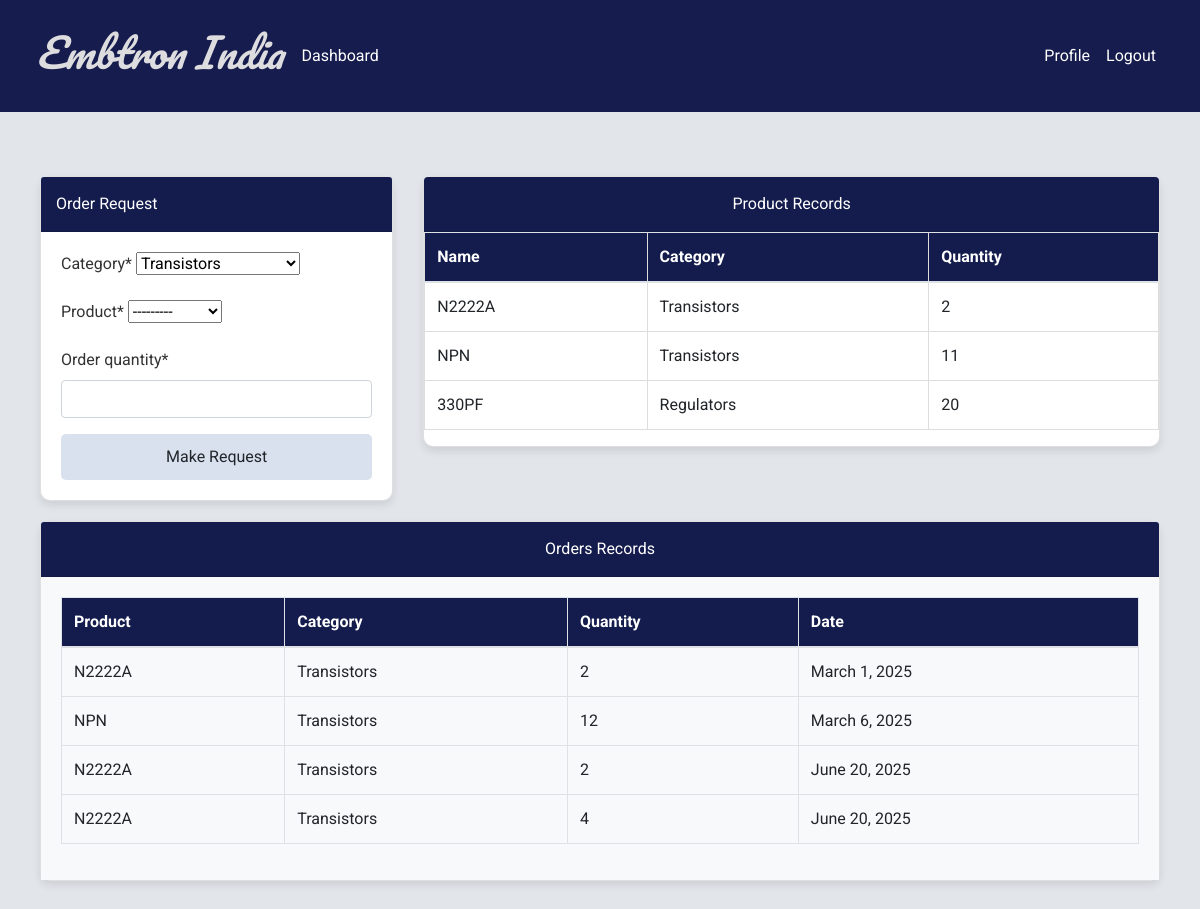
Before: /index/ (signed in) with the older database file.
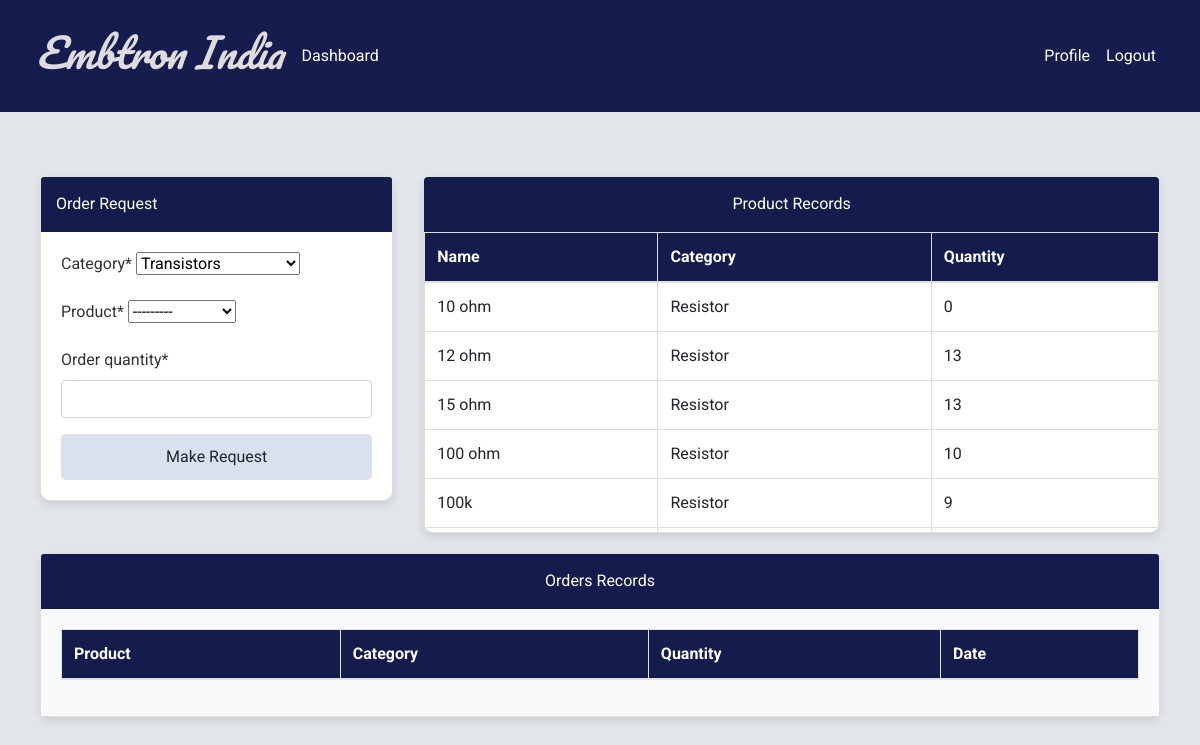
After: the same page with the newer database file.
### dashboard/models.py (models this page shows)
class Product(models.Model):
    name = models.CharField(max_length=255 , null=True)
    category = models.CharField(max_length=200, choices=CATEGORY)
    quantity= models.PositiveIntegerField(null=True)
    location_id = models.CharField(max_length=100, null=True, blank=True)  # Added field
    def __str__(self):
        return f'{self.name}-{self.quantity}'

class Order(models.Model):
    product = models.ForeignKey(Product,on_delete=models.CASCADE,null=True)
    staff = models.ForeignKey(User,models.CASCADE,null=True)
    order_quantity = models.PositiveIntegerField(null=True)
    date = models.DateField(auto_now_add=True)

### dashboard/views.py (the view)
# urls.py: path('index/', views.index, name='dashboard-index'),
@login_required(login_url='user-login')
def index(request):
    orders = Order.objects.all()
    products = Product.objects.all()
    orders_count=orders.count()
    product_count=products.count()
    workers_count = User.objects.all().count()
    products_with_sales = []
    for product in products:
        sales = Order.objects.filter(product=product).aggregate(total_sales=Sum('order_quantity'))['total_sales'] or 0
        products_with_sales.append({
            'name': product.name,
            'quantity': product.quantity,
            'sales': sales,
            'category': product.category.name if hasattr(product.category, 'name') else product.category  # Add this line
        })
    if request.method == 'POST':
        form = OrderForm(request.POST)
        if form.is_valid():
            instance = form.save(commit=False)
            instance.staff = request.user
            product = instance.product
            if product.quantity >= instance.order_quantity:
                instance.save()
                product.quantity -= instance.order_quantity
                product.save()  # Save the updated product
                messages.success(request, f'Order for {instance.order_quantity} of {product.name} has been placed.')
            else:
                messages.error(request, f'Not enough stock available for this product.')
    else:
        products = Product.objects.all()
        form = OrderForm()
    context = {
        'orders': orders,
        'form': form,
        'products':products_with_sales,
        'orders_count':orders_count,
        'product_count':product_count,
        'workers_count':workers_count,
    }
    return render(request, 'dashboard/index.html', context)

### dashboard/forms.py
class OrderForm(forms.ModelForm):
    CATEGORY = (
    ('Active', (
        ('Transistors', 'Transistors'),
        ('Resistor', 'Resistor'),
        ('Diodes', 'Diodes'),
        ('Microcontrollers', 'Microcontrollers'),
        ('OPAMPS', 'OPAMPS'),
        ('Regulators', 'Regulators'),
        ('Musfets', 'Musfets'),
        ('IGBTS', 'IGBTS'),
        ('BRIDGE Rectifiers', 'BRIDGE Rectifiers'),)),
    ('Electronics', (
        ('Computers', 'Computers'),
        ('Mobile Phones', 'Mobile Phones'),
        ('Accessories', 'Accessories'),
    )),
    ('Food', (
        ('Fruits', 'Fruits'),
        ('Vegetables', 'Vegetables'),
        ('Snacks', 'Snacks'),
    )),
)
    category = forms.ChoiceField(choices=CATEGORY, required=True)
    product = forms.ModelChoiceField(queryset=Product.objects.none(), required=True)
    class Meta:
        model = Order
        fields = ['category', 'product', 'order_quantity']
    def __init__(self, *args, **kwargs):
        super().__init__(*args, **kwargs)
        self.fields['product'].queryset = Product.objects.all()

### templates/dashboard/index.html (shortened to what the changed rows need)
{% extends 'partials/base.html' %}
{%block content%}
{% if user.is_authenticated and user.is_staff and user.is_superuser %}
{% include 'partials/topnav.html' %}
    <div class="container my-4">
        <div class="row">
            <div class="col-md-6 mb-4">
                <div class="bg-white p-3 rounded shadow pie-div">
                    <div class="d-flex justify-content-between align-items-center mb-3">
                        <h5 class="text-center mb-0">Product Sales</h5>
                        <div class="btn-group btn-group-sm" role="group">
                            <button type="button" class="btn btn-primary active" id="topSalesBtn">Top 5</button>
                            <button type="button" class="btn btn-outline-primary" id="leastSalesBtn">Least 5</button>
                        </div>
                    </div>
                    <canvas id="salesPieChart"></canvas>
                </div>
            </div>
            <div class="col-md-6 mb-4">
                <div class="bg-white p-3 rounded shadow chart-div">
                    <div class="d-flex justify-content-between align-items-center mb-3">
                        <h5 class="text-center mb-0">Product Quantity</h5>
                        <div class="btn-group btn-group-sm" role="group">
                            <button type="button" class="btn btn-primary active" id="topQuantityBtn">Top 5</button>
                            <button type="button" class="btn btn-outline-primary" id="leastQuantityBtn">Least 5</button>
                        </div>
                    </div>
                    <canvas id="quantityBarChart"></canvas>
                </div>
            </div>
        </div>
    </div>
    <script>
        // Prepare data from Django context
        const products = [
            {% for product in products %}
            {
                name: '{{ product.name|escapejs }}',
                quantity: {{ product.quantity }},
                sales: {{ product.sales|default:0 }}
            }{% if not forloop.last %},{% endif %}
            {% endfor %}
        ];
        // Filter out products with zero sales/quantity
        const validProducts = products.filter(p => p.sales > 0 || p.quantity > 0);
        // Sort products by sales (descending) and take top 5
        const top5BySales = [...validProducts]
            .sort((a, b) => b.sales - a.sales)
            .slice(0, 5);
        // Sort products by quantity (descending) and take top 5
        const top5ByQuantity = [...validProducts]
            .sort((a, b) => b.quantity - a.quantity)
            .slice(0, 5);
        // Sort products by sales (ascending) and take least 5
        const least5BySales = [...validProducts]
            .sort((a, b) => a.sales - b.sales)
            .slice(0, 5);
        // Sort products by quantity (ascending) and take least 5
        const least5ByQuantity = [...validProducts]
            .sort((a, b) => a.quantity - b.quantity)
            .slice(0, 5);
        // Chart instances
        let salesChart;
        let quantityChart;
        // Colors for charts
        const colors = [
            'rgba(255, 99, 132, 0.7)',
            'rgba(54, 162, 235, 0.7)',
            'rgba(255, 206, 86, 0.7)',
            'rgba(75, 192, 192, 0.7)',
            'rgba(153, 102, 255, 0.7)'
        ];
        // Initialize charts
        function initCharts() {
            // Sales Pie Chart
            salesChart = new Chart(document.getElementById('salesPieChart'), {
                type: 'pie',
                data: {
                    labels: top5BySales.map(p => p.name),
                    datasets: [{
                        label: 'Sales',
                        data: top5BySales.map(p => p.sales),
                        backgroundColor: colors
                    }]
                },
                options: {
                    responsive: true,
                    plugins: {
                        title: {
                            display: true,
                            text: 'Top 5 Products by Sales'
                        }
                    }
                }
            });
            // Quantity Bar Chart
            quantityChart = new Chart(document.getElementById('quantityBarChart'), {
                type: 'bar',
                data: {
                    labels: top5ByQuantity.map(p => p.name),
                    datasets: [{
                        label: 'Quantity',
                        data: top5ByQuantity.map(p => p.quantity),
                        backgroundColor: colors
                    }]
                },
                options: {
                    responsive: true,
                    plugins: {
                        title: {
                            display: true,
                            text: 'Top 5 Products by Quantity'
                        }
                    },
                    scales: {
                        yAxes: [{
                            ticks: { beginAtZero: true }
                        }]
                    }
                }
            });
        }
        // Update sales chart
        function updateSalesChart(data, title) {
            salesChart.data.labels = data.map(p => p.name);
            salesChart.data.datasets[0].data = data.map(p => p.sales);
            salesChart.options.plugins.title.text = title;
            salesChart.update();
        }
        // Update quantity chart
        function updateQuantityChart(data, title) {
            quantityChart.data.labels = data.map(p => p.name);
            quantityChart.data.datasets[0].data = data.map(p => p.quantity);
            quantityChart.options.plugins.title.text = title;
            quantityChart.update();
        }
        // Button event listeners
        document.getElementById('topSalesBtn').addEventListener('click', function() {
            this.classList.add('active');
            document.getElementById('leastSalesBtn').classList.remove('active');
            updateSalesChart(top5BySales, 'Top 5 Products by Sales');
        });
        document.getElementById('leastSalesBtn').addEventListener('click', function() {
            this.classList.add('active');
            document.getElementById('topSalesBtn').classList.remove('active');
            updateSalesChart(least5BySales, 'Least 5 Products by Sales');
        });
        document.getElementById('topQuantityBtn').addEventListener('click', function() {
            this.classList.add('active');
            document.getElementById('leastQuantityBtn').classList.remove('active');
            updateQuantityChart(top5ByQuantity, 'Top 5 Products by Quantity');
        });
        document.getElementById('leastQuantityBtn').addEventListener('click', function() {
            this.classList.add('active');
            document.getElementById('topQuantityBtn').classList.remove('active');
            updateQuantityChart(least5ByQuantity, 'Least 5 Products by Quantity');
        });
        // Initialize charts when page loads
        initCharts();
    </script>
    {% else %}
   {% include 'dashboard/staff_index.html' %}
    {% endif %}
{% endblock %}

### templates/dashboard/staff_index.html (shortened to what the changed rows need)
{% load crispy_forms_tags %}
<div class="container">
    <div>
        <div class="row mt-4">
            <div class="col-md-8">
                <div class="card">
                    <div class="table-responsive" style="max-height: 300px; overflow-y: auto;">
                        <table class="table" style="border-radius: 15px;">
                            <thead
                                style="position: sticky;color: black; top: 0; z-index: 2;background-color: rgb(183, 183, 246);">
                                <tr>
                                    <th style="position: sticky; top: 0; z-index: 2;background-color:rgb(20, 28, 77);" class=" text-white">Name
                                    </th>
                                    <th style="position: sticky; top: 0; z-index: 2;background-color: rgb(20, 28, 77);" class=" text-white">
                                        Category</th>
                                    <th style="position: sticky; top: 0; z-index: 2;background-color: rgb(20, 28, 77);" class=" text-white">
                                        Quantity</th>
                                </tr>
                            </thead>
                            <tbody>
                                {% for product in products %}
                                <tr>
                                    <td>{{ product.name }}</td>
                                    <td>{{ product.category }}</td>
                                    <td>{{ product.quantity }}</td>
                                </tr>
                                {% endfor %}
                            </tbody>
                        </table>
                    </div>
                </div>
            </div>
            <div class="col-md-12">
                <div class="card">
                    <div class="card-body bg-light">
                        <div class="table-responsive" style="max-height: 300px; overflow-y: auto;">
                            <table class="table bg-light table-bordered">
                                <thead style="background-color: blue;">
                                    <tr>
                                        <th
                                            style="position: sticky; top: 0; z-index: 2; background-color: rgb(20, 28, 77);; color: #fff;">
                                            Product</th>
                                        <th
                                            style="position: sticky; top: 0; z-index: 2; background-color: rgb(20, 28, 77);; color: #fff;">
                                            Category</th>
                                        <th
                                            style="position: sticky; top: 0; z-index: 2; background-color: rgb(20, 28, 77);; color: #fff;">
                                            Quantity</th>
                                        <th
                                            style="position: sticky; top: 0; z-index: 2; background-color: rgb(20, 28, 77);; color: #fff;">
                                            Date</th>
                                    </tr>
                                </thead>
                                <tbody id="order-table-body">
                                    {% for order in orders %}
                                    {% if order.staff == user %}
                                    <tr>
                                        <td>{{ order.product.name }}</td>
                                        <td>{{ order.product.category }}</td>
                                        <td>{{ order.order_quantity }}</td>
                                        <td>{{ order.date }}</td>
                                    </tr>
                                    {% endif %}
                                    {% endfor %}
                                </tbody>
                            </table>
                        </div>
                    </div>
                </div>
            </div>
        </div>
    </div>

Changed rows visible on the page:
removed Product: name "N2222A", category "Transistors"
removed Product: name "NPN", category "Transistors"
removed Product: name "330PF", category "Regulators"
removed Order: product.name "N2222A", product.category "Transistors", order_quantity "2", date "March 1, 2025"
removed Order: product.name "NPN", product.category "Transistors", order_quantity "12", date "March 6, 2025"
removed Order: product.name "N2222A", product.category "Transistors", order_quantity "2", date "June 20, 2025"
removed Order: product.name "N2222A", product.category "Transistors", order_quantity "4", date "June 20, 2025"
added Product: name "10 ohm", category "Resistor"
added Product: name "12 ohm", category "Resistor"
added Product: name "15 ohm", category "Resistor"
added Product: name "100 ohm", category "Resistor"
added Product: name "100k", category "Resistor"
Other visible differences:
new list line: "0"
new list line: "13"
new list line: "10"
new list line: "9"
list line gone: "2"
list line gone: "11"
list line gone: "20"
